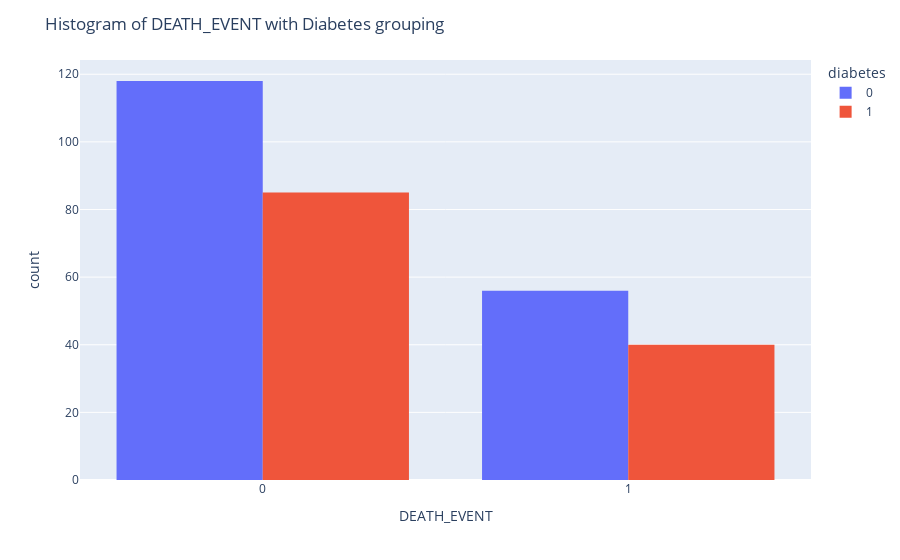

The cell this chart's notebook holds for it:
### Code cell
fig = px.histogram(df,x= 'DEATH_EVENT' , color='diabetes' , hover_data=df.columns , barmode='group')
fig.update_layout(title_text='Histogram of DEATH_EVENT with Diabetes grouping')
fig.show()

### Figure 1 — Plotly figure (JSON) as saved in the notebook; plotly's stock layout.template omitted (floating-point values rounded to 4 significant figures; data arrays with more than 128 entries replaced by an {"elided": "..."} marker saying what was removed)
{"data": [{"alignmentgroup": "True", "bingroup": "x", "hovertemplate": "diabetes=0<br>DEATH_EVENT=%{x}<br>count=%{y}<extra></extra>", "legendgroup": "0", "marker": {"color": "#636efa", "pattern": {"shape": ""}}, "name": "0", "offsetgroup": "0", "orientation": "v", "showlegend": true, "type": "histogram", "x": {"elided": "174 int values"}, "xaxis": "x", "yaxis": "y"}, {"alignmentgroup": "True", "bingroup": "x", "hovertemplate": "diabetes=1<br>DEATH_EVENT=%{x}<br>count=%{y}<extra></extra>", "legendgroup": "1", "marker": {"color": "#EF553B", "pattern": {"shape": ""}}, "name": "1", "offsetgroup": "1", "orientation": "v", "showlegend": true, "type": "histogram", "x": [1, 1, 1, 1, 0, 1, 1, 1, 1, 1, 1, 0, 1, 1, 1, 1, 0, 1, 1, 1, 0, 1, 1, 1, 1, 1, 1, 1, 1, 1, 1, 0, 0, 0, 0, 1, 1, 0, 0, 0, 0, 0, 0, 0, 0, 0, 0, 0, 0, 0, 0, 0, 0, 1, 0, 0, 0, 0, 0, 0, 0, 0, 0, 1, 1, 1, 1, 0, 0, 0, 0, 0, 1, 1, 1, 1, 0, 0, 0, 0, 0, 0, 0, 0, 0, 0, 0, 0, 1, 0, 0, 0, 0, 0, 0, 0, 0, 0, 0, 0, 0, 0, 0, 0, 1, 0, 0, 0, 0, 0, 0, 0, 0, 0, 0, 0, 0, 0, 0, 0, 0, 0, 0, 0, 0], "xaxis": "x", "yaxis": "y"}], "layout": {"barmode": "group", "legend": {"title": {"text": "diabetes"}, "tracegroupgap": 0}, "margin": {"t": 60}, "title": {"text": "Histogram of DEATH_EVENT with Diabetes grouping"}, "xaxis": {"anchor": "y", "domain": [0, 1], "title": {"text": "DEATH_EVENT"}}, "yaxis": {"anchor": "x", "domain": [0, 1], "title": {"text": "count"}}}}
